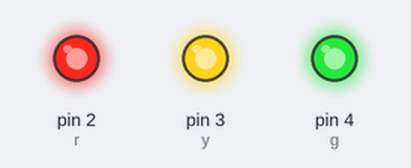
A sketch run on a simulated Arduino Uno, built with avr-gcc and run on an emulated ATmega328P. On the bench: output pins drawn as LEDs (lit = HIGH).

Above: at 0.05 s.
At 2.75 s:
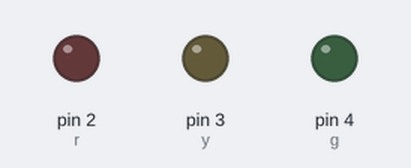
Timing chart, 0 to 3.0 s (numbered marks = the images above):
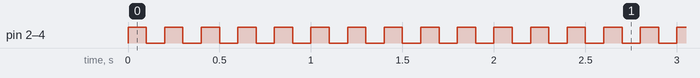

Measured:
- by itself, pin 2 (r), pin 3 (y), pin 4 (g): alternates HIGH for 0.10 s and LOW for 0.10 s

The sketch:

0.blinkingled.ino
```cpp
int r = 2;
int y = 3;
int g = 4;
int x = 100;

void setup() {
  // put your setup code here, to run once:
  pinMode(r, OUTPUT);
  pinMode(y, OUTPUT);
  pinMode(g, OUTPUT);
}

void loop() {
  // put your main code here, to run repeatedly:
digitalWrite(r, HIGH);
digitalWrite(y, HIGH);
digitalWrite(g, HIGH);
delay(x);
digitalWrite(r, LOW);
digitalWrite(y, LOW);
digitalWrite(g, LOW);
delay(x);
}
```
